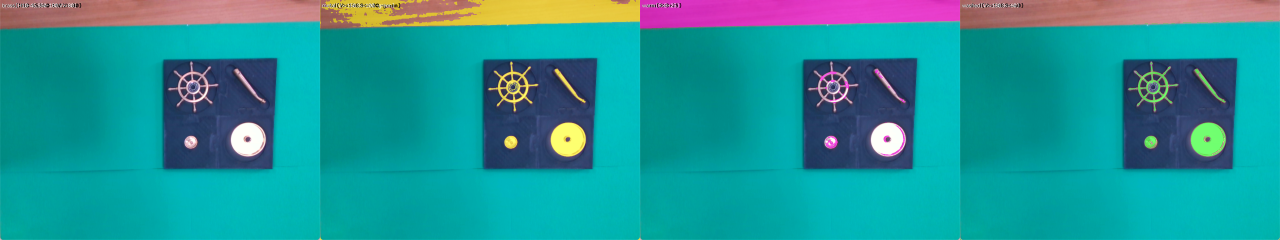
#> input picture ai_测试工具/工位帧/分析叠加图/01_掩膜叠加_工位实拍.png, 3840 x 719 px (shown at 1/3 size); its folder holds only this picture in this run
$ python '标注真值.py' --image '工位帧/分析叠加图/01_掩膜叠加_工位实拍.png'
#> lines starting #> are read from the running program, lines starting #| are printed output that depends on the picture; after the words box and inside, x2 and y2 are one past the last pixel; in counts of white or black regions, pixels touching at a corner belong together
### assembly_vision/assemvision/imgio.py
# -*- coding: utf-8 -*-
"""兼容中文路径的图片读写。

★ 为什么需要这个：OpenCV 在 Windows 上用窄字符 API 打开文件，路径里只要有中文，
  cv2.imread / cv2.imwrite 就会**静默失败**（不抛异常，只是返回 None / 返回 False）。
  本项目的目录名是中文，所以全项目统一走这里的函数。

Linux（树莓派）本来没问题，用这个也不会有额外代价。
"""
from __future__ import annotations

import os
from typing import Optional, Sequence

import cv2
import numpy as np


def imread_safe(path: str, flags: int = cv2.IMREAD_COLOR) -> Optional[np.ndarray]:
    """读图，支持中文路径。失败返回 None。"""
#> called with path = '工位帧/分析叠加图/01_掩膜叠加_工位实拍.png', flags = 1
    try:
        buf = np.fromfile(path, dtype=np.uint8)
    except OSError:
        return None
    if buf.size == 0:
        return None
    img = cv2.imdecode(buf, flags)
#> img is the input picture: shape (719, 3840, 3); mean B, G, R 151.5, 147.7, 32.1
    return img


# [67 lines left out: functions imwrite_safe, videowriter_safe, not called in this run]

### ai_测试工具/标注真值.py
# -*- coding: utf-8 -*-
"""★★ 真值标注工具 —— 你点四下，我就有了"标准答案"。

═══ 为什么需要它 ═══
实测（2026-10 rev.3r-11）：这张真帧上**槽沿的自动检测做不到**：
  · 霍夫变换找到的"最强环"全挤在料盘**中心**（~95,~95），那是中央十字线 + 层纹，
    **不是槽沿**；
  · 逐点穷举的最优解在最优附近是**平台** ⇒ 同一顶盖一会儿"偏高"、一会儿"偏右下"
    （用户实测反馈过三种不同偏差）。
★ 根因：**打印出来的槽沿信噪比太低**，任何"自动找边"的判据都会被纹理/分隔线打败。
★ 结论：**这一帧上，"槽在哪"该由人给**。人点记下坐标 ⇒
  · 我可以用它**标定/校准**（比自动检测可靠得多）；
  · 也可以把它当**回归基准**，以后每次改算法都拿它量偏差。

═══ 用法 ═══
  1) 打开图（默认用 21_槽位描边_正视图.png，也可以 --image 指定）
  2) **在四个槽里各点一下**（顺序无所谓，会按最近的设计位置自动归属）
     · 左键点 = 落一个点；**右键点 = 撤销**
     · 滚轮/`+`/`-` 缩放，按住中键或方向键平移（大图更准）
  3) 按 **s** 存结果（写到 工位帧/真值_*.json + 打印到控制台）
  4) 按 **r** 清空重来，**q** 退出

★ 标注结果会**同时打印成"可以直接粘给我的文本"**，你复制过来我就能直接用。
"""
from __future__ import annotations

import argparse
import json
import os
import sys
import time

import cv2
import numpy as np

HERE = os.path.dirname(os.path.abspath(__file__))
ROOT = os.path.dirname(HERE)
sys.path.insert(0, os.path.join(ROOT, "assembly_vision"))

from assemvision.imgio import imread_safe, imwrite_safe      # noqa: E402

OUT_DIR = os.path.join(HERE, "工位帧")

# ★ 设计几何（料盘 mm，左上原点）—— 用于把标注点**自动归属**到最近的槽，
#   并算出"标注 vs 设计"的偏差（这就是我需要的校准量）
SLOTS = [("slot_wheel", 49.4, 49.1, 44.0, "circle"),
         ("slot_column", 124.9, 41.2, 14.0, "capsule"),
         ("slot_cap", 53.4, 130.6, 12.5, "circle"),
         ("slot_base", 119.6, 123.0, 32.5, "circle")]
COL = {"slot_wheel": (0, 0, 255), "slot_column": (0, 255, 255),
       "slot_cap": (255, 0, 255), "slot_base": (0, 255, 0)}
ZH = {"slot_wheel": "轮盘 wheel", "slot_column": "立柱 column",
      "slot_cap": "顶盖 cap", "slot_base": "底座 base"}


def main() -> int:
    ap = argparse.ArgumentParser(description="真值标注：在四个槽里各点一下")
    ap.add_argument("--image", default=os.path.join(
        HERE, "工位帧", "分析叠加图", "21_槽位描边_正视图.png"),
        help="要标注的图（默认用拉正视图）")
    ap.add_argument("--side", type=int, default=640,
        help="★ 这张图对应的料盘边长像素（拉正视图是 640；原图请用 --side 0 表示按原图像素）")
    a = ap.parse_args()

    img0 = imread_safe(a.image)
    if img0 is None:
        print("读不到 %s" % a.image)
        return 1
    H0, W0 = img0.shape[:2]
#> H0 = 719; W0 = 3840
    print("标注图：%s  %dx%d" % (a.image, W0, H0))
#| 标注图：工位帧/分析叠加图/01_掩膜叠加_工位实拍.png  3840x719
    if a.side and a.side > 0:
        ppm = a.side / 160.0
        print("★ 换算：%.4f px/mm（料盘 %d px = 160mm）" % (ppm, a.side))
    else:
        ppm = 1.0
        print("★ 未给 --side：坐标只记**像素**，不换算 mm")

    # 缩放显示（大图点得准）
    scale = 1.0
    win = "标注真值：四个槽各点一下 | s=存 r=清空 +/-=缩放 q=退出"
    cv2.namedWindow(win, cv2.WINDOW_NORMAL)
    cv2.resizeWindow(win, min(1100, W0), min(1000, H0))

    pts = []          # 屏幕坐标（原图坐标）

    def on_mouse(event, x, y, flags, _p):
        if event == cv2.EVENT_LBUTTONDOWN:
            pts.append((float(x), float(y)))
            print("  点 %d: (%.1f, %.1f) px%s"
                  % (len(pts), x, y,
                     "  = (%.1f, %.1f) mm" % (x / ppm, y / ppm) if ppm != 1.0 else ""))
        elif event == cv2.EVENT_RBUTTONDOWN and pts:
            g = pts.pop()
            print("  撤销 (%.1f, %.1f)" % g)

    cv2.setMouseCallback(win, on_mouse)

    while True:
        view = img0.copy()
        # 设计位置画蓝圈（对照用）
        if a.side and a.side > 0:
            for cid, cx, cy, r, kind in SLOTS:
                cv2.circle(view, (int(cx * ppm), int(cy * ppm)), int(r * ppm),
                           (235, 160, 60), 2, cv2.LINE_AA)
                cv2.putText(view, ZH[cid].split()[0],
                            (int(cx * ppm) - 20, int(cy * ppm)),
                            cv2.FONT_HERSHEY_SIMPLEX, 0.5, (235, 160, 60), 1, cv2.LINE_AA)
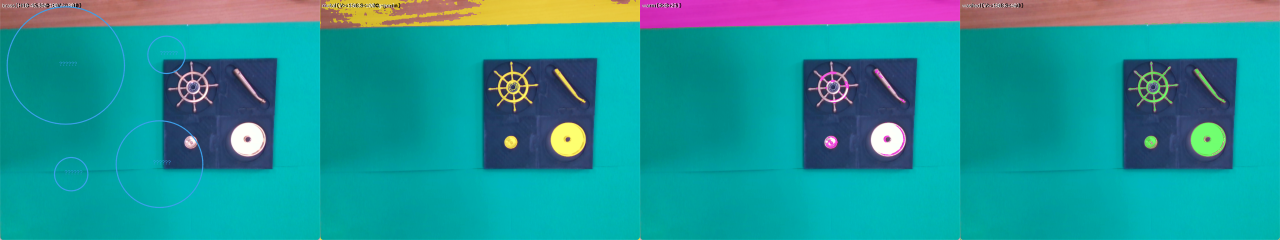
#> view: shape (719, 3840, 3) (shown at 1/3 size); 0.5% of pixels changed, all inside (x1, y1, x2, y2) = (19, 18, 611, 625)
        # 已点
        for i, (x, y) in enumerate(pts):
            cv2.drawMarker(view, (int(x), int(y)), (255, 255, 255),
                           cv2.MARKER_CROSS, 18, 2)
            cv2.putText(view, str(i + 1), (int(x) + 8, int(y) - 8),
                        cv2.FONT_HERSHEY_SIMPLEX, 0.6, (255, 255, 255), 2, cv2.LINE_AA)
        bar = np.zeros((32, view.shape[1], 3), np.uint8)
        cv2.putText(bar, "已点 %d 个（四个槽各一个）| 右键撤销 | s 存 r 清空 | q 退出"
                    % len(pts), (8, 22), cv2.FONT_HERSHEY_SIMPLEX, 0.5,
                    (255, 255, 255), 1, cv2.LINE_AA)
        cv2.imshow(win, np.vstack([view, bar]))
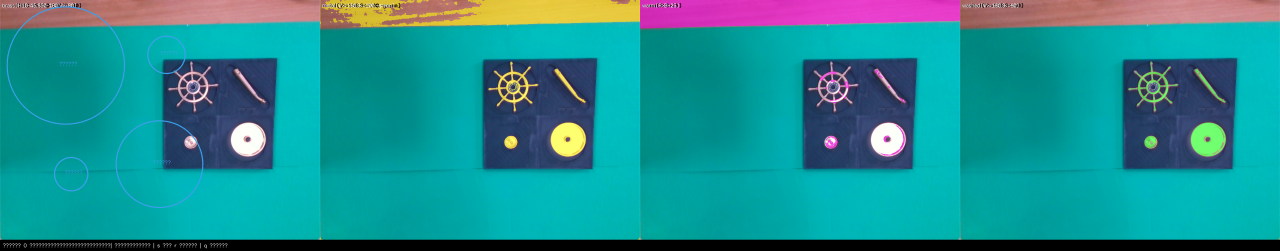
#> window '标注真值：四个槽各点一下 | s=存 r=清空 +/-=缩放': shape (751, 3840, 3) (shown at 1/3 size); mean B, G, R 145.4, 141.6, 31
        k = cv2.waitKey(20) & 0xFF
#> (key q is pressed here)
        if k == ord('q'):
            break
        if k == ord('r'):
            pts.clear()
            print("  已清空")
        if k in (ord('+'), ord('=')):
            scale = min(4.0, scale * 1.25)
            cv2.resizeWindow(win, int(W0 * scale), int(H0 * scale))
        if k in (ord('-'), ord('_')):
            scale = max(0.3, scale / 1.25)
            cv2.resizeWindow(win, int(W0 * scale), int(H0 * scale))
        if k == ord('s'):
            if len(pts) < 2:
                print("★ 至少点 2 个再存")
                continue
            res = {}
            for i, (x, y) in enumerate(pts):
                # ★ 自动归属：离哪个设计位置最近（拉正视图里直接比，最直观）
                if a.side and a.side > 0:
                    mm = np.array([x / ppm, y / ppm])
                    best = min(SLOTS, key=lambda s: np.hypot(mm[0] - s[1],
                                                             mm[1] - s[2]))
                    res[best[0]] = dict(px=[round(x, 2), round(y, 2)],
                                        mm=[round(x / ppm, 2), round(y / ppm, 2)],
                                        design_mm=[best[1], best[2]],
                                        dev_mm=[round(x / ppm - best[1], 2),
                                                round(y / ppm - best[2], 2)])
                else:
                    res["pt%d" % (i + 1)] = dict(px=[round(x, 2), round(y, 2)])
            out = dict(image=os.path.basename(a.image), side_px=a.side,
                       ppm=ppm, points=res, ts=time.strftime("%Y-%m-%d %H:%M:%S"))
            tag = time.strftime("%m%d_%H%M%S")
            js = os.path.join(OUT_DIR, "真值_%s.json" % tag)
            try:
                with open(js, "w", encoding="utf-8") as fh:
                    json.dump(out, fh, ensure_ascii=False, indent=2)
                print("★ 已存：%s" % js)
            except Exception as e:                                 # noqa: BLE001
                print("★ 写 json 失败：%s" % e)
            # ★ 把"可以直接粘给我"的文本打出来
            print("\n" + "=" * 62)
            print("▼ 把下面这几行复制给我 ▼")
            print("=" * 62)
            print("图: %s   side_px=%d   ppm=%.4f" % (os.path.basename(a.image),
                                                      a.side, ppm))
            for cid, v in res.items():
                if "mm" in v:
                    print("%-13s 标注 mm = (%7.2f, %7.2f)   设计 mm = (%7.2f, %7.2f)"
                          "   偏差 = (%+6.2f, %+6.2f)"
                          % (cid, v["mm"][0], v["mm"][1], v["design_mm"][0],
                             v["design_mm"][1], v["dev_mm"][0], v["dev_mm"][1]))
                else:
                    print("%-13s 像素 = %s" % (cid, v["px"]))
            print("=" * 62 + "\n")
            im2 = view.copy()
            p2 = os.path.join(OUT_DIR, "分析叠加图", "30_真值标注_%s.png" % tag)
            os.makedirs(os.path.dirname(p2), exist_ok=True)
            print("标注图：%s（%s）" % (p2, "成功" if imwrite_safe(p2, im2) else "★失败"))
    cv2.destroyAllWindows()
    return 0


if __name__ == "__main__":
    raise SystemExit(main())
#> (the program exits here)

$ run again, on ai_测试工具/工位帧/原图/02_相机预览对照_Windows设置里的画面.png
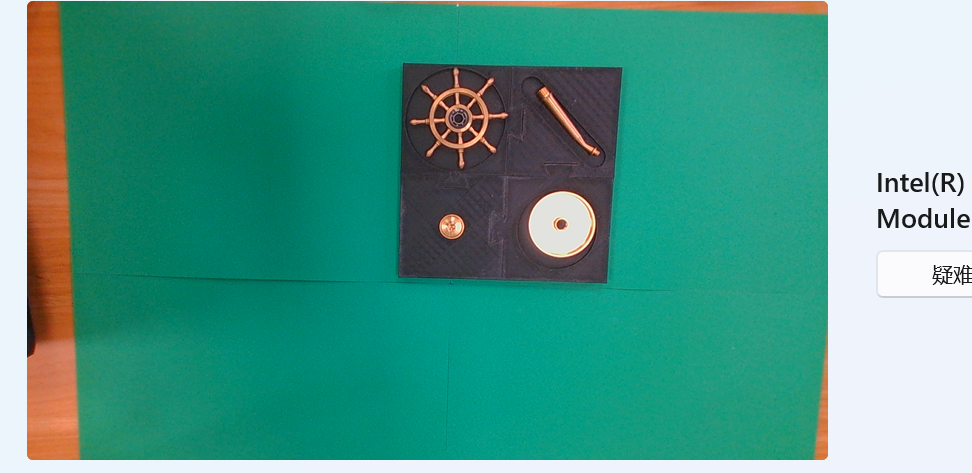
#> input picture ai_测试工具/工位帧/原图/02_相机预览对照_Windows设置里的画面.png, 972 x 473 px
#> in imread_safe, img is the input picture: shape (473, 972, 3); mean B, G, R 136.6, 153.4, 76.5
#| 标注图：工位帧/原图/02_相机预览对照_Windows设置里的画面.png  972x473
#> after the loop in main, `for cid, cx, cy, r, kind in SLOTS:`:
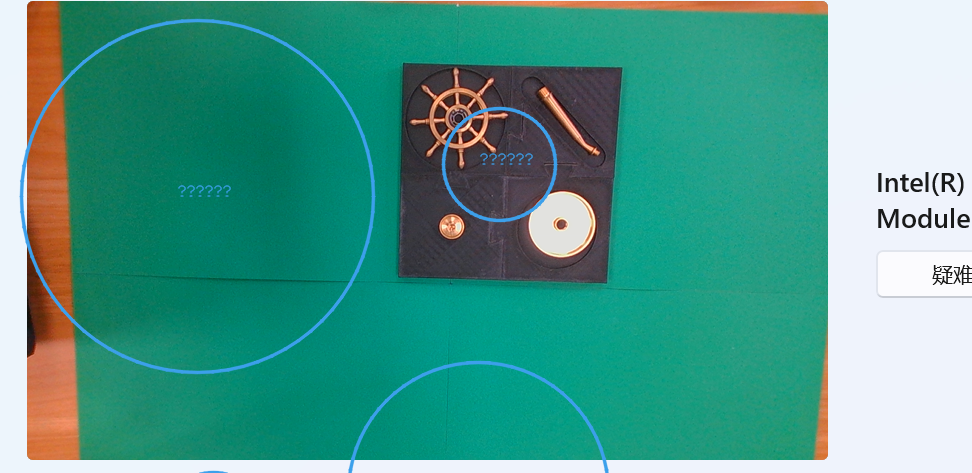
#> view: shape (473, 972, 3); 2.09% of pixels changed, all inside (x1, y1, x2, y2) = (19, 18, 610, 473)
#> in main, `cv2.imshow(win, np.vstack([view, bar]))`:
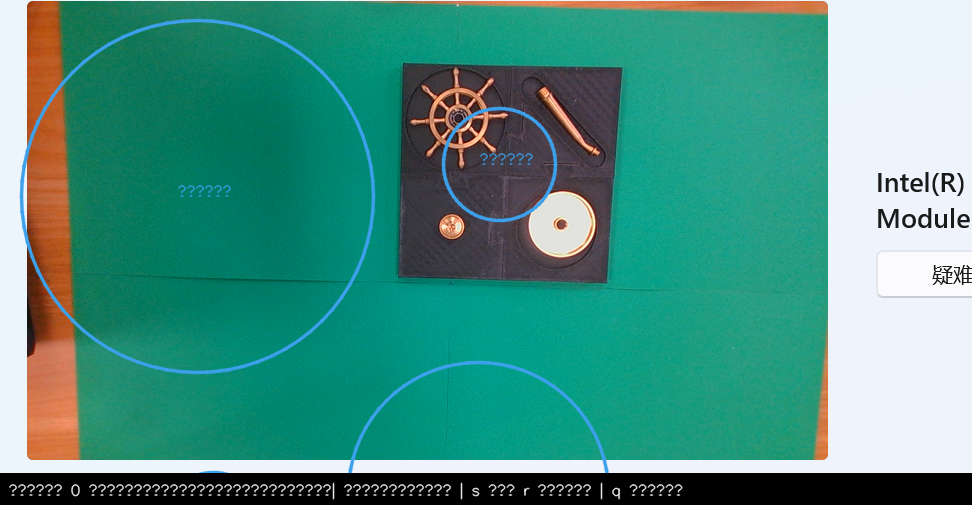
#> window '标注真值：四个槽各点一下 | s=存 r=清空 +/-=缩放': shape (505, 972, 3); mean B, G, R 130.4, 144.9, 72.6

$ run again, on ai_测试工具/工位帧/白平衡扫描/sweep_wb1_AWB.png
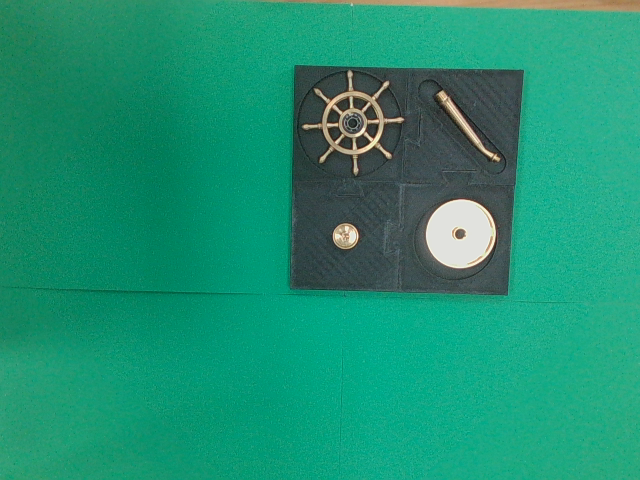
#> input picture ai_测试工具/工位帧/白平衡扫描/sweep_wb1_AWB.png, 640 x 480 px
#> in imread_safe, img is the input picture: shape (480, 640, 3); mean B, G, R 113.8, 144.8, 30.4
#| 标注图：工位帧/白平衡扫描/sweep_wb1_AWB.png  640x480
#> after the loop in main, `for cid, cx, cy, r, kind in SLOTS:`:
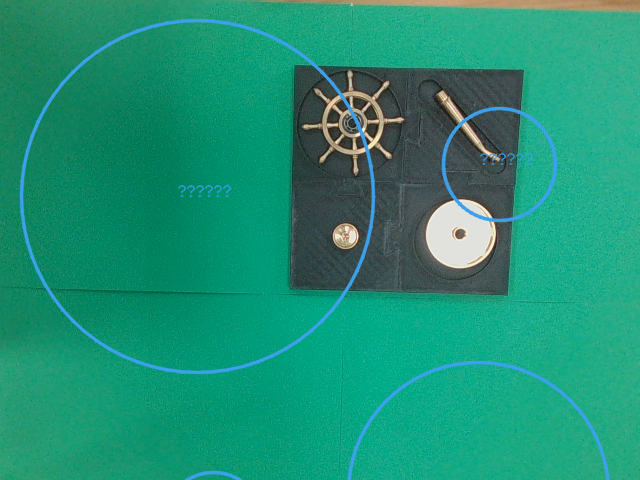
#> view: shape (480, 640, 3); 3.2% of pixels changed, all inside (x1, y1, x2, y2) = (19, 18, 610, 480)
#> in main, `cv2.imshow(win, np.vstack([view, bar]))`:
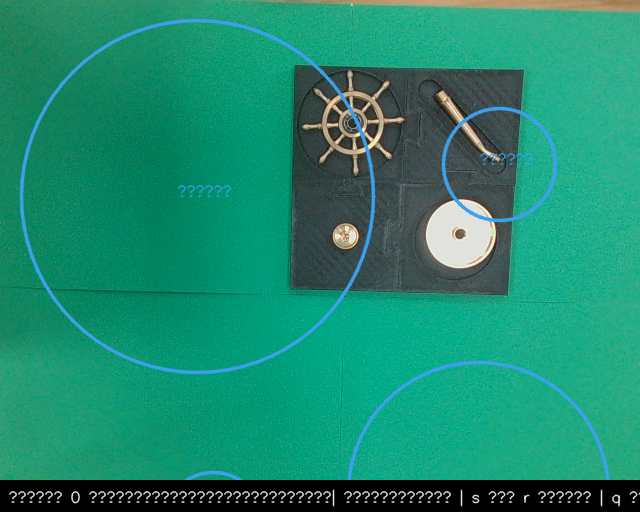
#> window '标注真值：四个槽各点一下 | s=存 r=清空 +/-=缩放': shape (512, 640, 3); mean B, G, R 110.3, 137.3, 30.1

$ run again, on ai_测试工具/工位帧/分析叠加图/02_掩膜叠加_预览对照.png
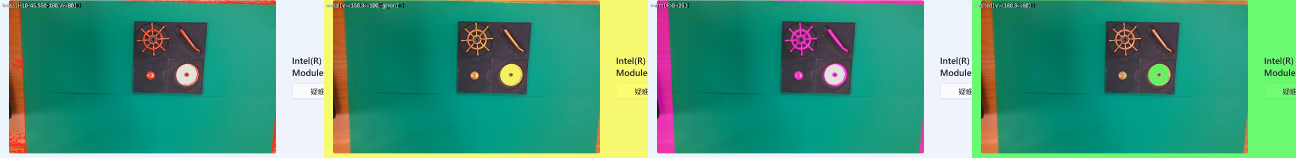
#> input picture ai_测试工具/工位帧/分析叠加图/02_掩膜叠加_预览对照.png, 3888 x 473 px (shown at 1/3 size)
#> in imread_safe, img is the input picture: shape (473, 3888, 3); mean B, G, R 124.1, 152.8, 71.3
#| 标注图：工位帧/分析叠加图/02_掩膜叠加_预览对照.png  3888x473
#> after the loop in main, `for cid, cx, cy, r, kind in SLOTS:`:
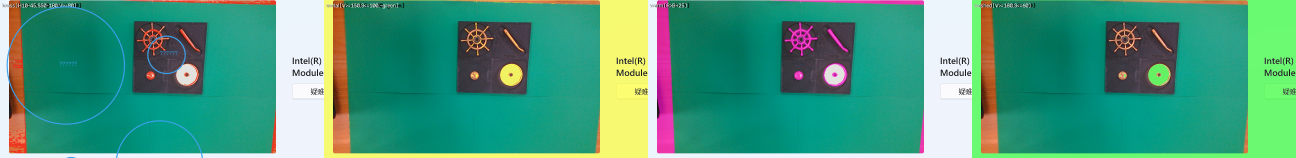
#> view: shape (473, 3888, 3) (shown at 1/3 size); 0.52% of pixels changed, all inside (x1, y1, x2, y2) = (19, 18, 610, 473)
#> in main, `cv2.imshow(win, np.vstack([view, bar]))`:
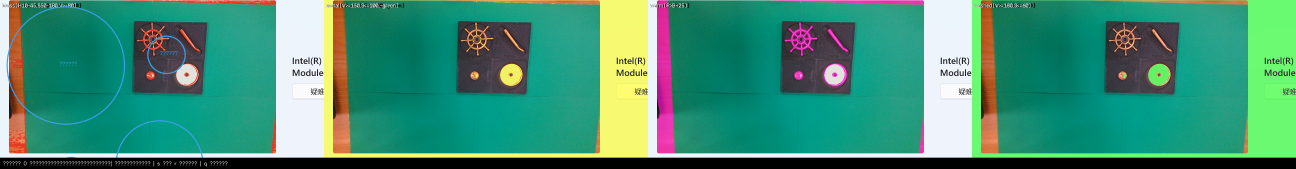
#> window '标注真值：四个槽各点一下 | s=存 r=清空 +/-=缩放': shape (505, 3888, 3) (shown at 1/3 size); mean B, G, R 116.9, 143.4, 67
